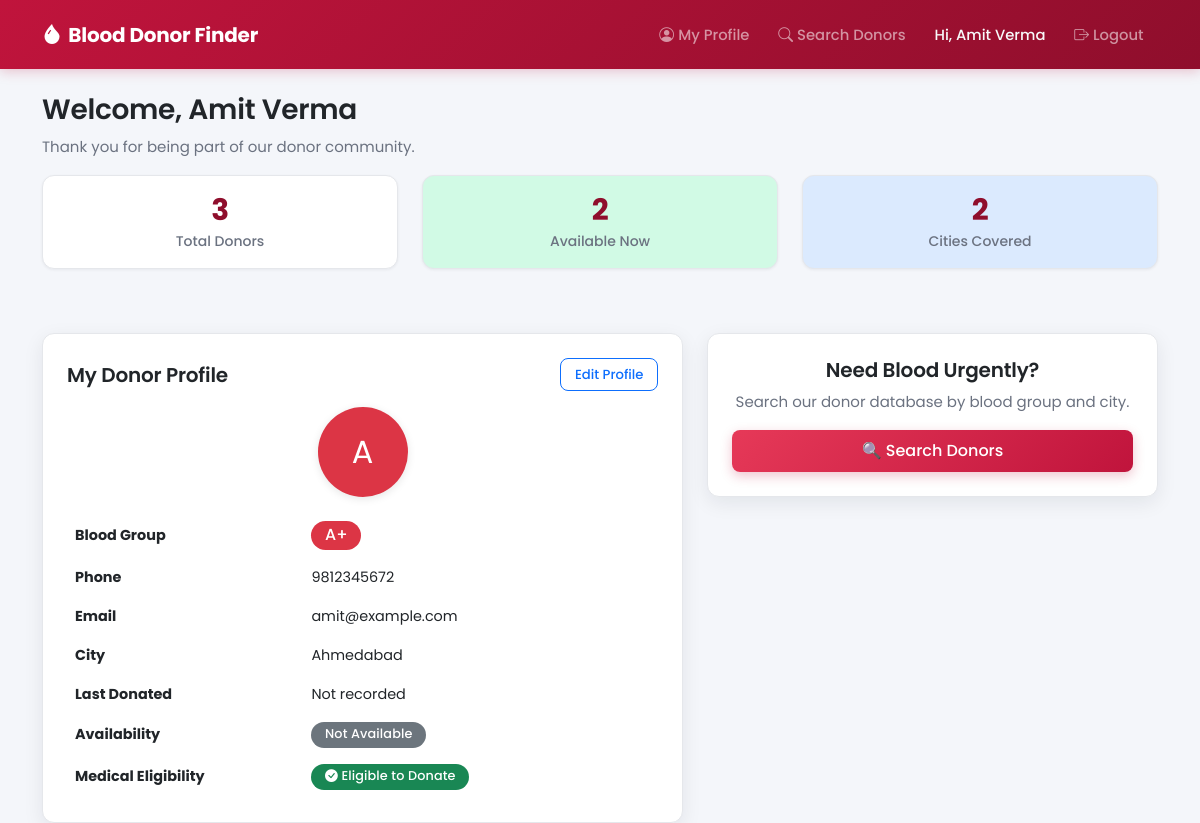
Screenshot of /dashboard.php (signed in) with the database file from the repository.
### tables this page shows
CREATE TABLE donors (
    id INT AUTO_INCREMENT PRIMARY KEY,
    full_name VARCHAR(100) NOT NULL,
    email VARCHAR(100) NOT NULL UNIQUE,
    password VARCHAR(255) NOT NULL,
    phone VARCHAR(15) NOT NULL,
    blood_group ENUM('A+','A-','B+','B-','AB+','AB-','O+','O-') NOT NULL,
    city VARCHAR(50) NOT NULL,
    last_donation_date DATE NULL,
    photo VARCHAR(255) DEFAULT NULL,
    is_available ENUM('Yes','No') DEFAULT 'Yes',
    role ENUM('donor','admin') DEFAULT 'donor',
    created_at TIMESTAMP DEFAULT CURRENT_TIMESTAMP
);

### includes/functions.php (called while the page is built, shortened)
<?php
function get_eligibility_info($last_donation_date) {
    if (empty($last_donation_date)) {
        return [
            'eligible' => true,
            'label' => 'Eligible to Donate',
            'next_date' => null
        ];
    }
}
?>

### dashboard.php (the view, shortened to what this page needs)
<?php
require_once 'includes/db.php';
require_once 'includes/functions.php';
$donor_id = $_SESSION['donor_id'];
$stmt = $conn->prepare("SELECT * FROM donors WHERE id = ?");
$stmt->bind_param("i", $donor_id);
$stmt->execute();
$me = $stmt->get_result()->fetch_assoc();
$eligibility = get_eligibility_info($me['last_donation_date']);
$total_donors = $conn->query("SELECT COUNT(*) as total FROM donors WHERE role='donor'")->fetch_assoc()['total'];
$available_donors = $conn->query("SELECT COUNT(*) as total FROM donors WHERE role='donor' AND is_available='Yes'")->fetch_assoc()['total'];
$total_cities = $conn->query("SELECT COUNT(DISTINCT city) as total FROM donors WHERE role='donor'")->fetch_assoc()['total'];
?>
<!DOCTYPE html>
<html lang="en">
<head>
<link rel="stylesheet" href="https://cdn.jsdelivr.net/npm/bootstrap@5.3.0/dist/css/bootstrap.min.css">
<link rel="stylesheet" href="https://cdn.jsdelivr.net/npm/bootstrap-icons@1.11.3/font/bootstrap-icons.css">
<link rel="stylesheet" href="css/style.css">
</head>
<body>
<?php include 'includes/navbar.php'; ?>
<div class="container mt-4">
    <h3>Welcome, <?php echo htmlspecialchars($me['full_name']); ?></h3>
    <p class="text-muted">Thank you for being part of our donor community.</p>
    <div class="row mb-4">
        <div class="col-md-4 col-6">
            <div class="card text-center p-3 stat-card">
                <h4><?php echo $total_donors; ?></h4>
                <p class="mb-0">Total Donors</p>
            </div>
        </div>
        <div class="col-md-4 col-6">
            <div class="card text-center p-3 stat-card bg-success-subtle">
                <h4><?php echo $available_donors; ?></h4>
                <p class="mb-0">Available Now</p>
            </div>
        </div>
        <div class="col-md-4 col-12">
            <div class="card text-center p-3 stat-card bg-info-subtle">
                <h4><?php echo $total_cities; ?></h4>
                <p class="mb-0">Cities Covered</p>
            </div>
        </div>
    </div>
    <div class="row">
        <div class="col-md-7">
            <div class="card p-4 form-box">
                <div class="d-flex justify-content-between align-items-center mb-3">
                    <h5 class="mb-0">My Donor Profile</h5>
                    <a href="edit_profile.php" class="btn btn-sm btn-outline-primary">Edit Profile</a>
                </div>
                <div class="text-center mb-3">
                    <?php if (!empty($me['photo'])): ?>
                        <img src="uploads/<?php echo htmlspecialchars($me['photo']); ?>" class="rounded-circle" width="90" height="90" style="object-fit:cover;">
                    <?php else: ?>
                        <div class="rounded-circle bg-danger text-white d-inline-flex align-items-center justify-content-center" style="width:90px;height:90px;font-size:2rem;">
                            <?php echo strtoupper(substr($me['full_name'], 0, 1)); ?>
                        </div>
                    <?php endif; ?>
                </div>
                <table class="table table-borderless mb-0">
                    <tr><th width="40%">Blood Group</th><td><span class="badge bg-danger fs-6"><?php echo $me['blood_group']; ?></span></td></tr>
                    <tr><th>Phone</th><td><?php echo htmlspecialchars($me['phone']); ?></td></tr>
                    <tr><th>Email</th><td><?php echo htmlspecialchars($me['email']); ?></td></tr>
                    <tr><th>City</th><td><?php echo htmlspecialchars($me['city']); ?></td></tr>
                    <tr><th>Last Donated</th><td><?php echo $me['last_donation_date'] ? date('d M Y', strtotime($me['last_donation_date'])) : 'Not recorded'; ?></td></tr>
                    <tr><th>Availability</th>
                        <td>
                            <?php if ($me['is_available'] == 'Yes'): ?>
                                <span class="badge bg-success">Available to Donate</span>
                            <?php else: ?>
                                <span class="badge bg-secondary">Not Available</span>
                            <?php endif; ?>
                        </td>
                    </tr>
                            <tr><th>Medical Eligibility</th>
                        <td>
                            <?php if ($eligibility['eligible']): ?>
                                <span class="badge bg-success"><i class="bi bi-check-circle-fill"></i> <?php echo $eligibility['label']; ?></span>
                            <?php else: ?>
                                <span class="badge bg-warning text-dark"><i class="bi bi-hourglass-split"></i> <?php echo $eligibility['label']; ?></span>
                            <?php endif; ?>
                        </td>
                    </tr>
                </table>
            </div>
        </div>
        <div class="col-md-5">
            <div class="card p-4 form-box text-center">
                <h5>Need Blood Urgently?</h5>
                <p class="text-muted">Search our donor database by blood group and city.</p>
                <a href="search.php" class="btn btn-danger">🔍 Search Donors</a>
            </div>
        </div>
    </div>
</div>
</body>
</html>

### css/style.css (style rules this page uses)
:root { --color-primary: #c0143c; --color-primary-dark: #8f0e2c; --color-primary-light: #e63958; --color-success: #1a9d5c; --color-warning: #e6a70a; --color-info: #0d8fb2; --color-secondary: #6c757d; --color-bg: #f4f6fa; --color-surface: #ffffff; --color-text: #212529; --color-text-muted: #6b7280; --color-border: #e5e7eb; --radius-sm: 8px; --radius-md: 12px; --radius-lg: 18px; --shadow-sm: 0 1px 3px rgba(15, 23, 42, 0.06); --shadow-md: 0 6px 20px rgba(15, 23, 42, 0.08); --shadow-lg: 0 12px 32px rgba(15, 23, 42, 0.12); --transition-fast: 0.15s ease; --transition-base: 0.25s ease; }
* { box-sizing: border-box; }
body { background-color: var(--color-bg); color: var(--color-text); font-family: 'Poppins', 'Segoe UI', Arial, sans-serif; font-size: 15px; line-height: 1.6; -webkit-font-smoothing: antialiased; }
h1, h2, h3, h4, h5, h6 { font-weight: 600; letter-spacing: -0.01em; }
a { text-decoration: none; transition: color var(--transition-fast); }
.btn { font-weight: 500; border-radius: var(--radius-sm); padding: 0.55rem 1.25rem; transition: all var(--transition-fast); }
.btn-danger { background: linear-gradient(135deg, var(--color-primary-light), var(--color-primary)); border: none; box-shadow: 0 4px 12px rgba(192, 20, 60, 0.25); }
.btn-outline-primary, .btn-outline-secondary, .btn-outline-danger { border-width: 1.5px; font-weight: 500; }
.btn-sm { padding: 0.35rem 0.85rem; font-size: 0.825rem; }
.form-box { background: var(--color-surface); padding: 2.25rem; border-radius: var(--radius-lg); box-shadow: var(--shadow-md); margin-top: 2.5rem; border: 1px solid var(--color-border); }
.card { border: 1px solid var(--color-border); border-radius: var(--radius-md); }
.stat-card { border-radius: var(--radius-md); box-shadow: var(--shadow-sm); border: 1px solid var(--color-border); transition: transform var(--transition-base), box-shadow var(--transition-base); }
.stat-card h4 { font-weight: 700; font-size: 1.85rem; margin-bottom: 0.15rem; color: var(--color-primary-dark); }
.stat-card p { color: var(--color-text-muted); font-size: 0.875rem; font-weight: 500; }
.badge { padding: 0.4rem 0.85rem; font-size: 0.8rem; font-weight: 500; border-radius: 999px; letter-spacing: 0.01em; }
.status-InProgress, .bg-info-subtle { background-color: #dbeafe !important; color: #1e40af !important; }
.status-Resolved, .bg-success-subtle { background-color: #d1fae5 !important; color: #065f46 !important; }
.table { font-size: 0.9rem; }
.table td, .table th { vertical-align: middle; }
.rounded-circle { box-shadow: 0 2px 8px rgba(0,0,0,0.1); }
.text-muted { color: var(--color-text-muted) !important; }

### rows the page displays
donors: full_name "Amit Verma", full_name "A", blood_group "A+", phone "9812345672", email "amit@example.com", city "Ahmedabad", last_donation_date "Eligible to Donate"

### other values shown
$_SESSION['full_name'] "Amit Verma"
$total_donors "3"
$available_donors "2"
$total_cities "2"
